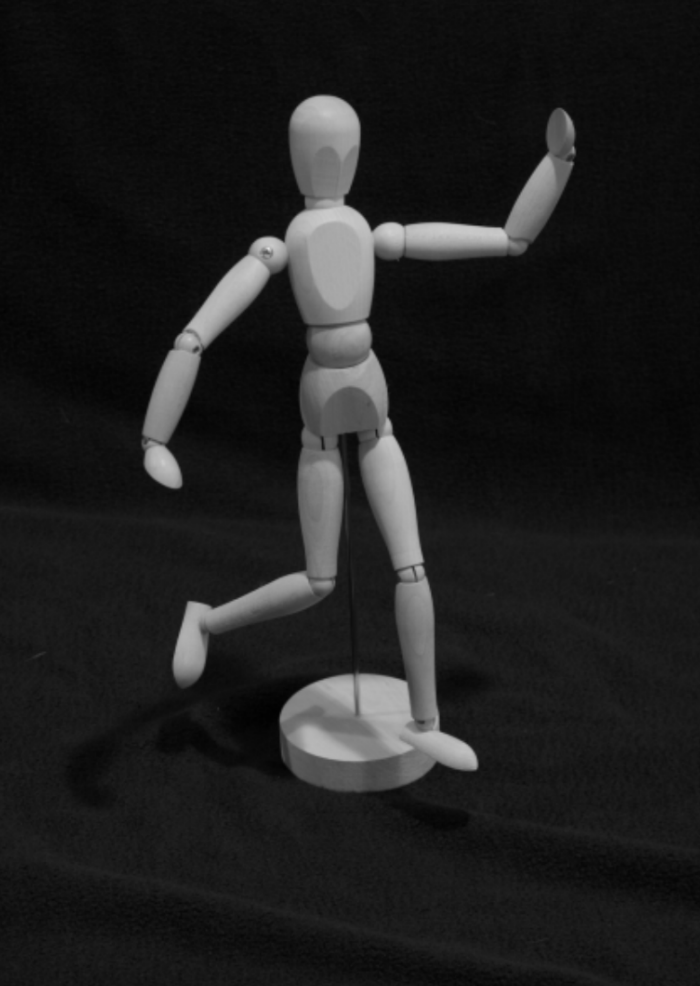
#> input picture resources/puppet.png, 700 x 986 px, found by its file name
$ python opening_closing.py
#> lines starting #> are read from the running program, lines starting #| are printed output that depends on the picture; after the words box and inside, x2 and y2 are one past the last pixel; in counts of white or black regions, pixels touching at a corner belong together
#> further down, img is the input picture: shape (986, 700); min 1, max 223, mean 31.3
import cv2
import numpy as np
import matplotlib.pyplot as plt


def to_binary_img(img, threshold):
#> called with threshold = 30
  bin_img = img.copy()
  bin_img[img >= threshold] = 1
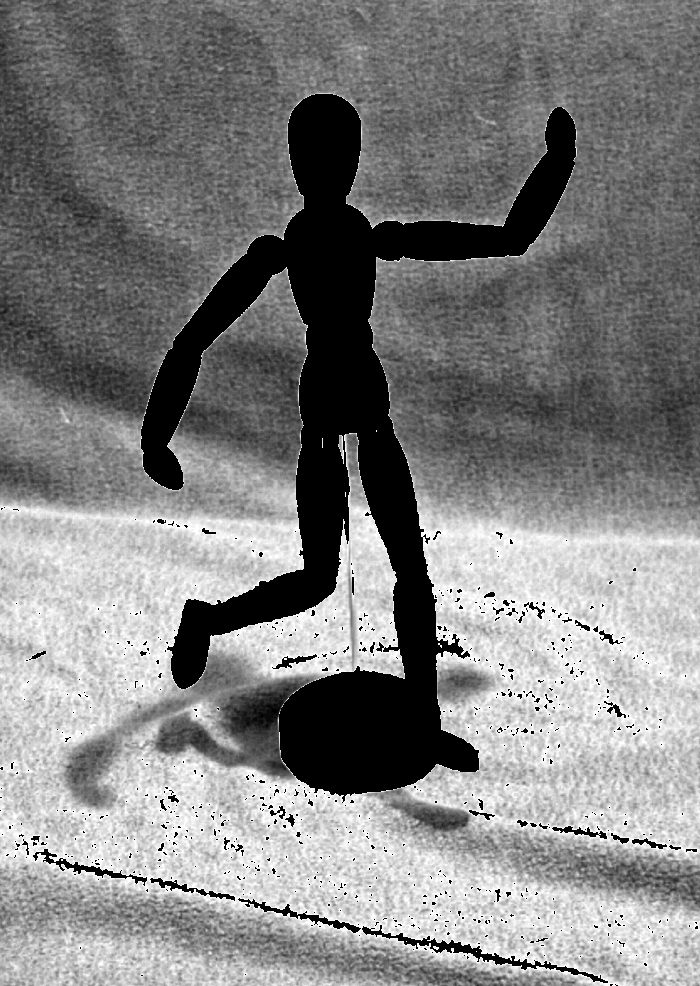
#> bin_img: shape (986, 700); 13.77% of pixels changed, all inside (x1, y1, x2, y2) = (0, 94, 698, 986); drawn with min black and max white
  bin_img[img < threshold] = 0
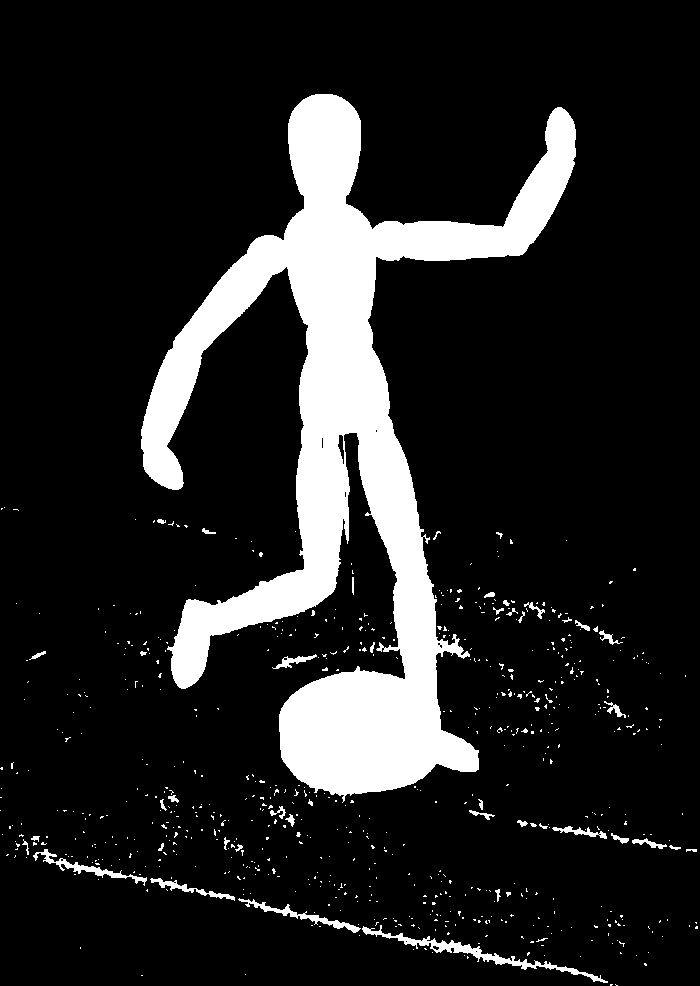
#> bin_img: shape (986, 700); values 0 (black) and 1 (white), 13.8% white; 671 white regions (626 under 20 px), largest, box (x1, y1, x2, y2) and area: (141, 94, 576, 803) 87323, (362, 925, 608, 983) 1476, (238, 898, 361, 933) 642

  return bin_img


def dilate(img):
  h, w = img.shape
  dilated_img = img.copy()
  for i in range(h):
    for j in range(w):
      if i - 1 >= 0:
        if j - 1 >= 0:
          dilated_img[i][j] = dilated_img[i][j] or img[i - 1][j - 1]
        if j + 1 < w:
          dilated_img[i][j] = dilated_img[i][j] or img[i - 1][j + 1]
      if i + 1 < h:
        if j - 1 >= 0:
          dilated_img[i][j] = dilated_img[i][j] or img[i + 1][j - 1]
        if j + 1 < w:
          dilated_img[i][j] = dilated_img[i][j] or img[i + 1][j + 1]
  return dilated_img


def erode(img):
  h, w = img.shape
#> h = 986; w = 700
  eroded_img = img.copy()
  for i in range(h):
    for j in range(w):
      if i - 1 >= 0:
        if j - 1 >= 0:
          eroded_img[i][j] = eroded_img[i][j] and img[i - 1][j - 1]
        if j + 1 < w:
          eroded_img[i][j] = eroded_img[i][j] and img[i - 1][j + 1]
      if i + 1 < h:
        if j - 1 >= 0:
          eroded_img[i][j] = eroded_img[i][j] and img[i + 1][j - 1]
        if j + 1 < w:
          eroded_img[i][j] = eroded_img[i][j] and img[i + 1][j + 1]
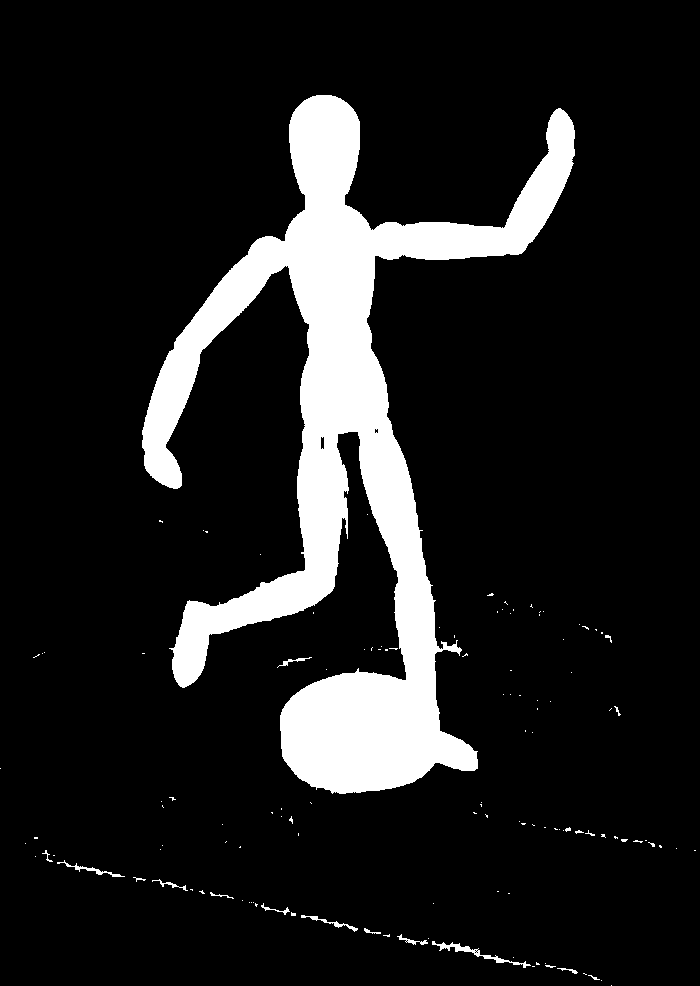
#> eroded_img: shape (986, 700); values 0 (black) and 1 (white), 12.2% white; 125 white regions (109 under 20 px), largest, box (x1, y1, x2, y2) and area: (142, 95, 575, 794) 82245, (432, 941, 531, 968) 387, (57, 860, 125, 877) 181
  return eroded_img


def opening(img):
  eroded_img = erode(img)
  dilated_img = dilate(eroded_img)
#> after the loop in dilate, `for i in range(h):`:
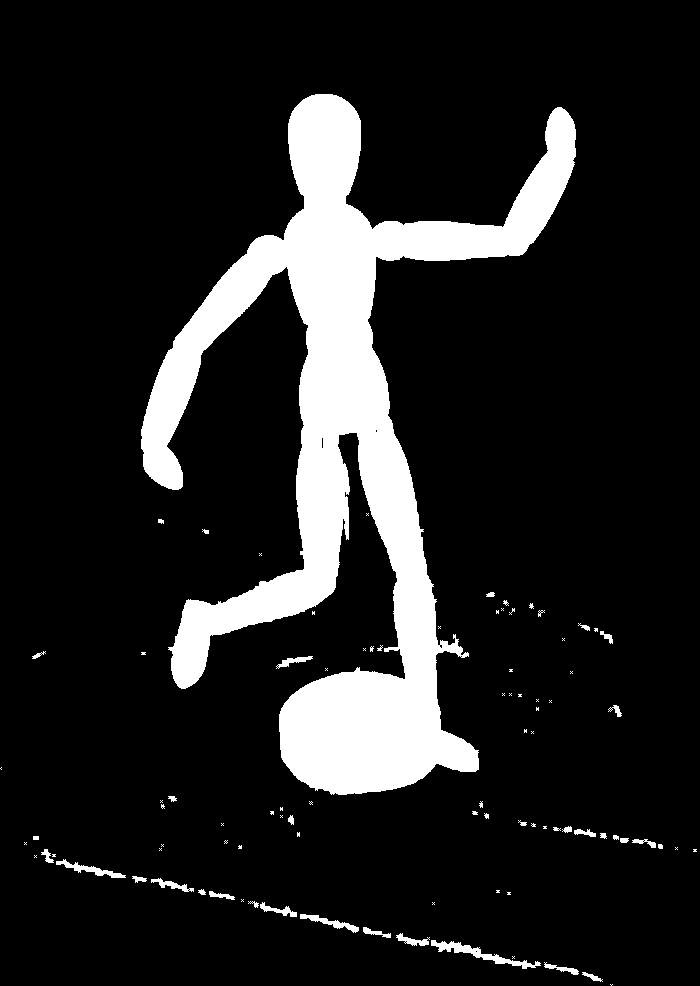
#> dilated_img: shape (986, 700); values 0 (black) and 1 (white), 13.2% white; 91 white regions (54 under 20 px), largest, box (x1, y1, x2, y2) and area: (141, 94, 576, 795) 87062, (431, 940, 541, 969) 722, (56, 859, 126, 878) 371
  return dilated_img


def closing(img):
  dilated_img = dilate(img)
#> after the loop in dilate (call 2), `for i in range(h):`:
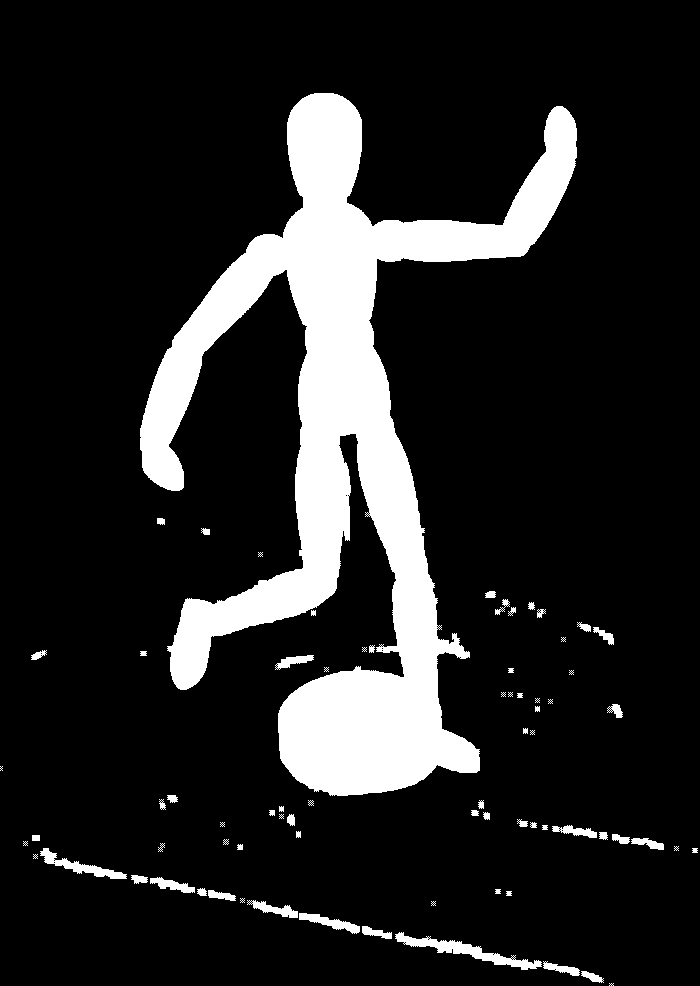
#> dilated_img: shape (986, 700); values 0 (black) and 1 (white), 14.4% white; 74 white regions (21 under 20 px), largest, box (x1, y1, x2, y2) and area: (140, 93, 577, 796) 91891, (395, 932, 542, 970) 1359, (40, 848, 127, 879) 738
  eroded_img = erode(dilated_img)
#> after the loop in erode (call 2), `for i in range(h):`:
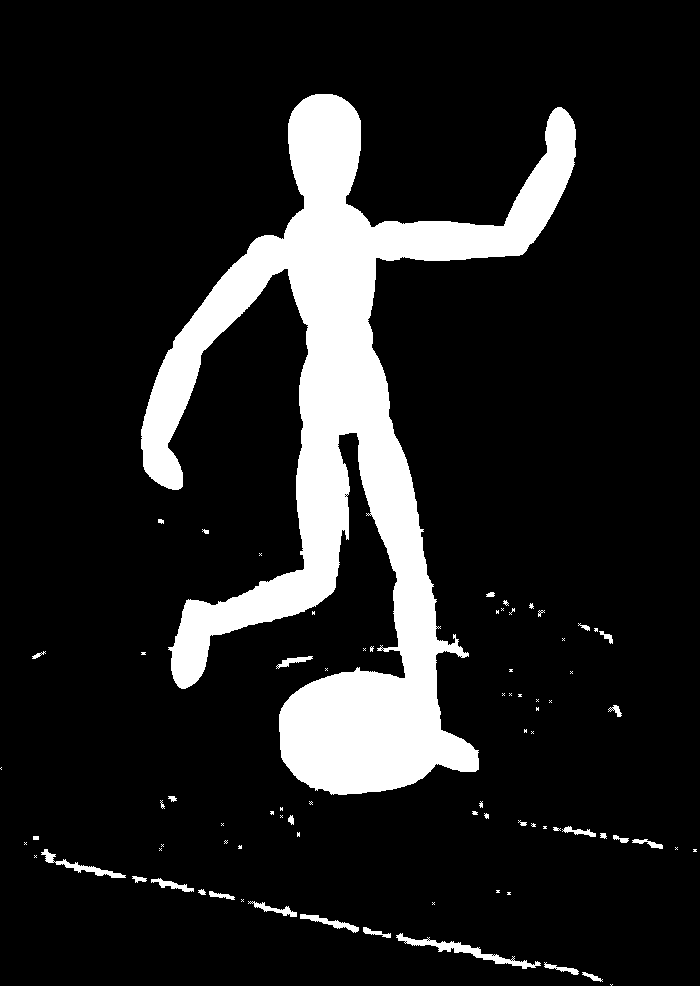
#> eroded_img: shape (986, 700); values 0 (black) and 1 (white), 13.3% white; 79 white regions (47 under 20 px), largest, box (x1, y1, x2, y2) and area: (141, 94, 576, 795) 87205, (396, 933, 541, 969) 953, (41, 849, 126, 878) 488
  return eroded_img


if __name__ =='__main__':
  img = cv2.imread('resources/puppet.png', 0)

  fig, axs = plt.subplots(1, 4, figsize=(16, 8))
  axs[0].imshow(img, cmap='gray')
  axs[0].set_title("Original Image")
  axs[0].axis('off')

  bin_img = to_binary_img(img, 30)
  axs[1].imshow(bin_img, cmap='gray')
  axs[1].set_title("Binary Image")
  axs[1].axis('off')


  opened_img = opening(bin_img)
  axs[2].imshow(opened_img, cmap='gray')
  axs[2].set_title("Opening Image")
  axs[2].axis('off')

  opened_closed_img = closing(opened_img)
  axs[3].imshow(opened_closed_img, cmap='gray')
  axs[3].set_title("Opening + Closing Image")
  axs[3].axis('off')

  plt.show()
